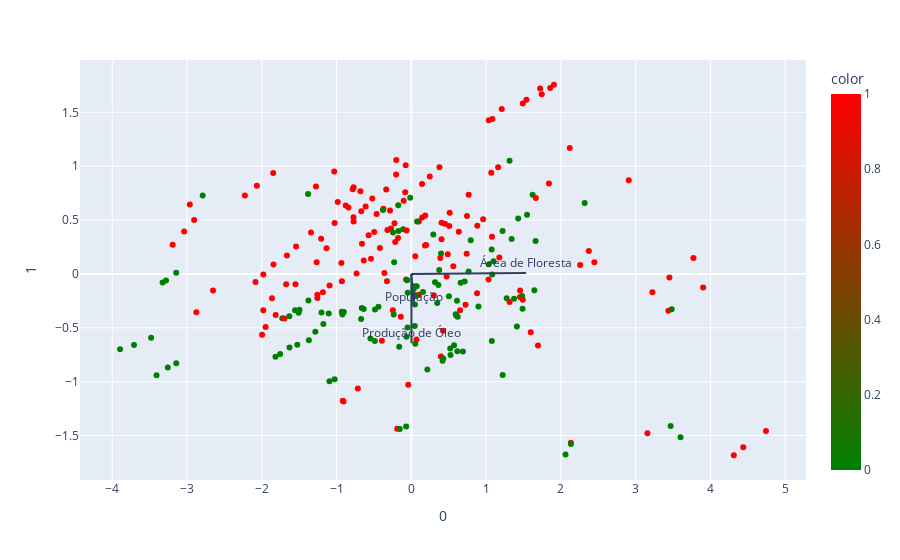

This figure's notebook cell:
### Markdown cell above
# Biplot da PCA

### Code cell
loadings = pca.components_.T * np.sqrt(pca.explained_variance_)
features  = ['Área de Floresta', 'Produção de Óleo', 'População']
fig = px.scatter(principalComponents, x=0, y=1, color=finalDf['Perde'], color_continuous_scale=["green", "red"])

for i, feature in enumerate(features):
    fig.add_shape(
        type='line',
        x0=0, y0=0,
        x1=loadings[i, 0],
        y1=loadings[i, 1]
    )
    fig.add_annotation(
        x=loadings[i, 0],
        y=loadings[i, 1],
        ax=0, ay=0,
        xanchor="center",
        yanchor="bottom",
        text=feature,
    )
fig.show()

### Figure 1 — Plotly figure (JSON) as saved in the notebook; plotly's stock layout.template omitted (floating-point values rounded to 4 significant figures; data arrays with more than 128 entries replaced by an {"elided": "..."} marker saying what was removed)
{"data": [{"hovertemplate": "0=%{x}<br>1=%{y}<br>color=%{marker.color}<extra></extra>", "legendgroup": "", "marker": {"color": {"elided": "260 int values"}, "coloraxis": "coloraxis", "symbol": "circle"}, "mode": "markers", "name": "", "orientation": "v", "showlegend": false, "type": "scatter", "x": {"elided": "260 float values"}, "xaxis": "x", "y": {"elided": "260 float values"}, "yaxis": "y"}], "layout": {"annotations": [{"ax": 0, "ay": 0, "text": "Área de Floresta", "x": 1.536, "xanchor": "center", "y": 0.007702, "yanchor": "bottom"}, {"ax": 0, "ay": 0, "text": "Produção de Óleo", "x": 0.002234, "xanchor": "center", "y": -0.6445, "yanchor": "bottom"}, {"ax": 0, "ay": 0, "text": "População", "x": 0.03393, "xanchor": "center", "y": -0.3062, "yanchor": "bottom"}], "coloraxis": {"colorbar": {"title": {"text": "color"}}, "colorscale": [[0, "green"], [1, "red"]]}, "legend": {"tracegroupgap": 0}, "margin": {"t": 60}, "shapes": [{"type": "line", "x0": 0, "x1": 1.536, "y0": 0, "y1": 0.007702}, {"type": "line", "x0": 0, "x1": 0.002234, "y0": 0, "y1": -0.6445}, {"type": "line", "x0": 0, "x1": 0.03393, "y0": 0, "y1": -0.3062}], "xaxis": {"anchor": "y", "domain": [0, 1], "title": {"text": "0"}}, "yaxis": {"anchor": "x", "domain": [0, 1], "title": {"text": "1"}}}}
